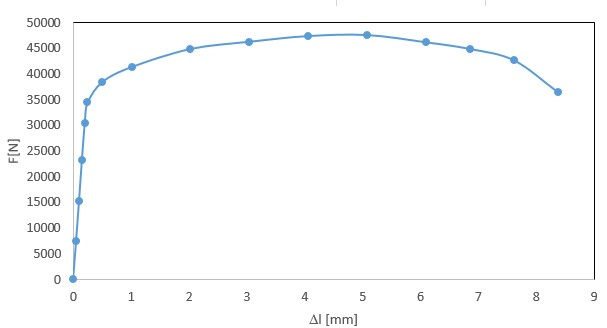
#> input picture F-dl.jpg, 607 x 328 px; its folder holds only this picture in this run
$ python main.py
#> lines starting #> are read from the running program, lines starting #| are printed output that depends on the picture; after the words box and inside, x2 and y2 are one past the last pixel; in counts of white or black regions, pixels touching at a corner belong together
import numpy as np
import cv2
import csv
import glob


files = glob.glob("*.jpg") + glob.glob("*.png") + glob.glob("*.jpeg")
img = cv2.imread(files[0])
#> img is the input picture: shape (328, 607, 3); mean B, G, R 251.6, 251.2, 250.6

line_color = []

def color_click(event, x, y, flags, param):
    if event == cv2.EVENT_LBUTTONDOWN:
        line_color.append(img[y, x])

img_copy = img.copy()
cv2.putText(img_copy, "Click on the line color", (10, 30), cv2.FONT_HERSHEY_SIMPLEX, 1, (0, 0, 0), 2)
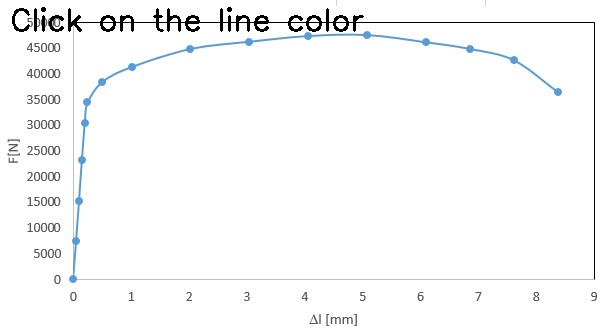
#> img_copy: shape (328, 607, 3); 1.04% of pixels changed, all inside (x1, y1, x2, y2) = (12, 7, 364, 32)
cv2.imshow("image", img_copy)
cv2.setMouseCallback("image", color_click)

while not line_color:
    cv2.waitKey(1)
cv2.destroyAllWindows()

target_blue = line_color[0][0]
target_red = line_color[0][2]

target = line_color[0]

diff = img.astype(int) - target
distance = np.sqrt(np.sum(diff**2, axis=2))
threshold = float(input("Enter color sensitivity (try 10-50): "))
mask = distance < threshold

xs = []
ys = []

rows, cols = np.where(mask)


unique_cols = np.unique(cols)

for col in unique_cols:
    matching_row = rows[col == cols]
    one_row = np.mean(matching_row)
    xs.append(col)
    ys.append(one_row)

points = []

def click(event, x, y, flags, param):
    if event == cv2.EVENT_LBUTTONDOWN:
        if len(points) < 2:
            points.append((x,y))


img_copy2 = img.copy()
cv2.putText(img_copy2, "Click bottom-left then top-right corner", (10, 30), cv2.FONT_HERSHEY_SIMPLEX, 1, (0, 0, 0), 2)
cv2.imshow("image", img_copy2)
cv2.setMouseCallback("image", click)

while len(points) < 2:
    cv2.waitKey(1)
cv2.destroyAllWindows()
print(f"Starting coords:{points[0]}, Ending coords:{points[1]}")

x_min = float(input("x min: "))
x_max = float(input("x max: "))
y_min = float(input("y min: "))
y_max = float(input("y max: "))

x_start, y_start = points[0]
x_end, y_end = points[1]

x_save = []
y_save = []


for i in range(len(xs)):
    pixel_col = xs[i]
    pixel_row = ys[i]
    real_x = x_min + (pixel_col - x_start) / (x_end - x_start) * (x_max - x_min)
    real_y = y_min + (y_start - pixel_row) / (y_start - y_end) * (y_max - y_min)
    x_save.append(real_x)
    y_save.append(real_y)

num_points = int(input("How many points do you want: "))

x_even = np.linspace(min(x_save), max(x_save), num_points)
y_even = np.interp(x_even, x_save, y_save)

with open('graph.csv', 'w', newline="") as file:
    try:
        writer = csv.writer(file)
        writer.writerow(["x", "y"])
        for i in range(len(x_even)):
            writer.writerow([x_even[i], y_even[i]])
    except:
        print("The process failed!")
    print("File created successfully!")
